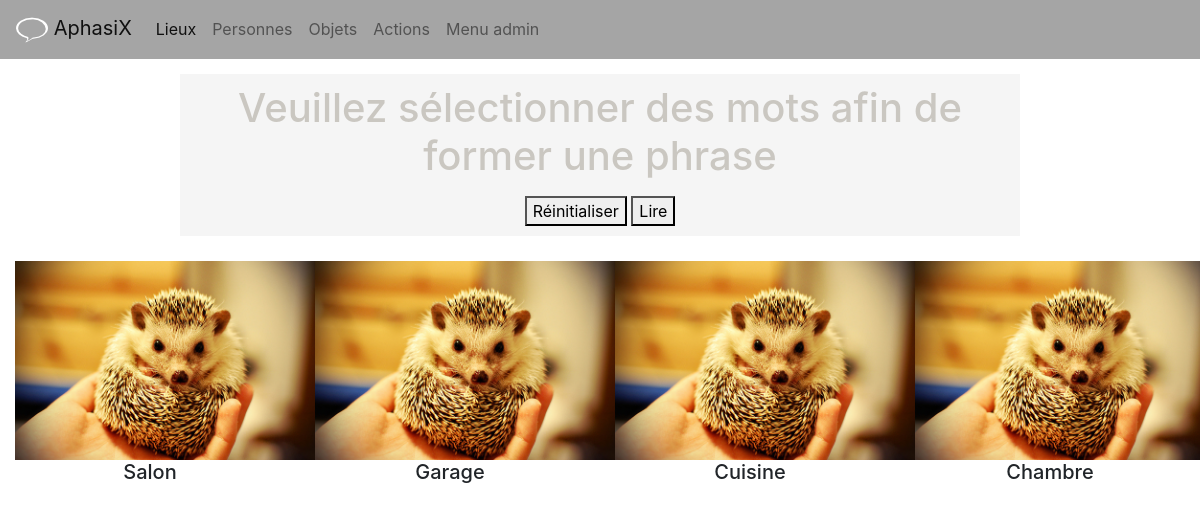
Before: / with the older database file.
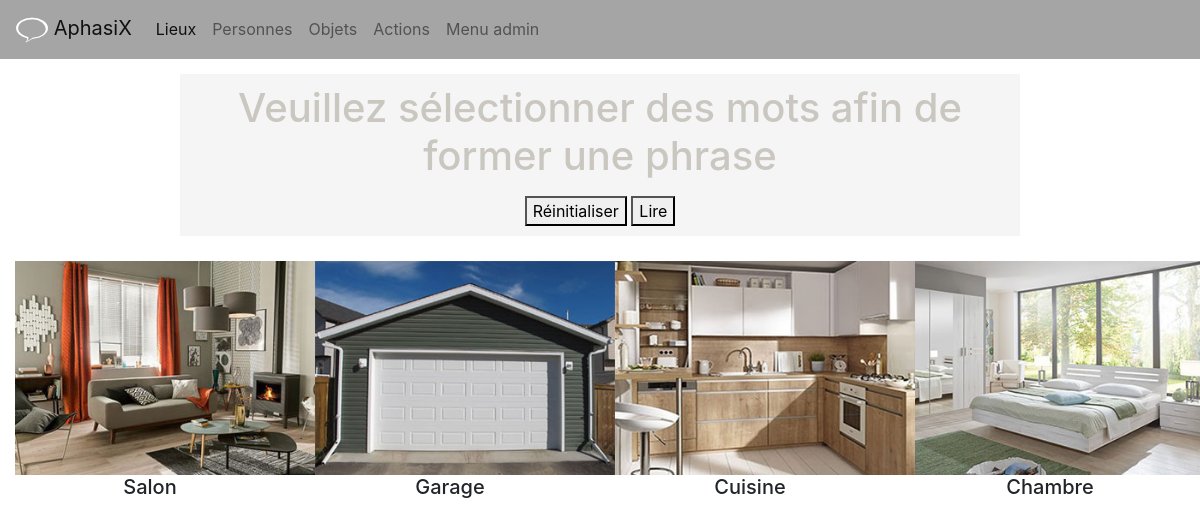
After: the same page with the newer database file.
### tables this page shows
CREATE TABLE `categories` (
  `id_categorie` int(11) NOT NULL,
  `nom_categorie` varchar(25) NOT NULL
);

CREATE TABLE `objets` (
  `id_objet` int(11) NOT NULL,
  `nom_objet` varchar(20) NOT NULL,
  `id_categorie` varchar(20) NOT NULL,
  `url_image` varchar(20) NOT NULL
);

### controleur/classCategorie.php (called while the page is built, shortened)
<?php
class Categorie
{
	private $_idCategorie;
	private $_nomCategorie;
	public function __construct($idCategorie, $nomCategorie) {
		$this->_idCategorie = $idCategorie;
		$this->_nomCategorie = $nomCategorie;
	}
	public function get_idCategorie() {
		return $this->_idCategorie;
	}
	public function get_nomCategorie() {
		return $this->_nomCategorie;
	}
}

### controleur/classObjet.php (the view, shortened to what this page needs)
<?php
class Objet
{
	private $_nomObjet;
	private $_idCategorie;
	private $_urlImage;
	public function __construct($idObjet, $nomObjet, $idCategorie, $urlImage) {
		$this->_nomObjet = $nomObjet;
		$this->_idCategorie = $idCategorie;
		$this->_urlImage = $urlImage;
	}
	public function get_idCategorie() {
		return $this->_idCategorie;
	}
    public function afficheHtml() {
    	echo '<div class="col-6 col-sm-3 col-md-3 contenu-carte">';
        echo '<img src="',$this->_urlImage,'">';
        echo '<h1>',$this->_nomObjet,'</h1>';
        echo '</div>';
    }
}

### index.php (shortened to what this page needs)
<?php
require "controleur/data.php";
if (!isset($_SESSION['data']))
        {
            $_SESSION['data'] = new data();
        }
?>
<!DOCTYPE html>
<html>
<head>
	<link rel="stylesheet" type="text/css" href="style.css">
	<link rel="stylesheet" href="https://maxcdn.bootstrapcdn.com/bootstrap/4.0.0/css/bootstrap.min.css">
</head>
<body>
<nav class="navbar navbar-expand-lg navbar-light bg-light">
  <a class="navbar-brand" href="index.php"><img src="images/icon.png"> AphasiX</a>
  <div class="collapse navbar-collapse" id="navbarNav">
    <ul class="navbar-nav">
      <li class="nav-item active">
        <a class="nav-link menu" id="lieux" href="#box1">Lieux <span class="sr-only">(current)</span></a>
      </li>
      <li class="nav-item">
        <a class="nav-link menu" id="personnes" href="#box2">Personnes</a>
      </li>
      <li class="nav-item">
        <a class="nav-link menu" id="objets" href="#box3">Objets</a>
      </li>
      <li class="nav-item">
        <a class="nav-link menu" id="actions" href="#box4">Actions</a>
      </li>
      <li class="nav-item">
        <a class="nav-link" id="admin" href="admin.php">Menu admin</a>
      </li>
    </ul>
  </div>
</nav>
<div id="container_phrase">
      <h1>Veuillez sélectionner des mots afin de former une phrase</h1>
      <button id="reinitialiser">Réinitialiser</button> <button id="lecture">Lire</button>
</div>
<div class="container-fluid">
      <div class="boxes" id="box1">
        <div class="lieux">
          <div class="row">
  	      	<?php
            $_SESSION['data']->afficherListeObjetsByCategorie("lieux");
	        ?>
          </div>
      </div>
    </div>
</div>
</body>
</html>

### controleur/data.php (shortened to what this page needs)
<?php
require('classObjet.php');
require('classCategorie.php');
class data {
    private $servername = "localhost";
    private $username = "root";
    private $password = "";
    private $db = "aphasie";
    private $listeObjets = array();
    private $listeCategories = array();
    public function __construct() {
        $this->connexion = new mysqli($this->servername, $this->username, $this->password, $this->db);
        $Objets = $this->connexion->query("SELECT * FROM `objets`");
        while ($row = $Objets->fetch_assoc()) {
            $this->listeObjets[] = new Objet($row['id_objet'], $row['nom_objet'], $row['id_categorie'], $row['url_image']);
        }
        $Categories = $this->connexion->query("SELECT * FROM `categories`");
        while ($row = $Categories->fetch_assoc()) {
            $this->listeCategories[] = new Categorie($row['id_categorie'], $row['nom_categorie']);
        }
    }
    public function afficherListeObjetsByCategorie($nomCategorie) {
        foreach ($this->listeObjets as $Objet) {
            foreach ($this->listeCategories as $Categorie) {
                $ObjetIdCategorie = $Objet->get_idCategorie();
                if ($nomCategorie == $Categorie->get_nomCategorie()){
                    if($ObjetIdCategorie == $Categorie->get_idCategorie()){
                        $Objet->afficheHtml();
                    }
                }
            }
        }
    }
}

### style.css (style rules this page uses)
nav.navbar { background-color: #A5A5A5!important; }
#container_phrase { width: 70%; margin: 15px auto; text-align:center; padding: 10px; background-color:#f5f5f5; color: #cac7c1; }
h1 { font-size: 25px; }
div.contenu-carte { margin: auto; text-align: center; margin-top: 10px; }
div.contenu-carte h1 { font-size: 20px; }
div.row img { max-width: 300px; }
.contenu-carte { opacity: 1; transition: opacity 0.1s; }

Changed rows visible on the page:
changed through a linked row, categories: objets.url_image: a different picture
